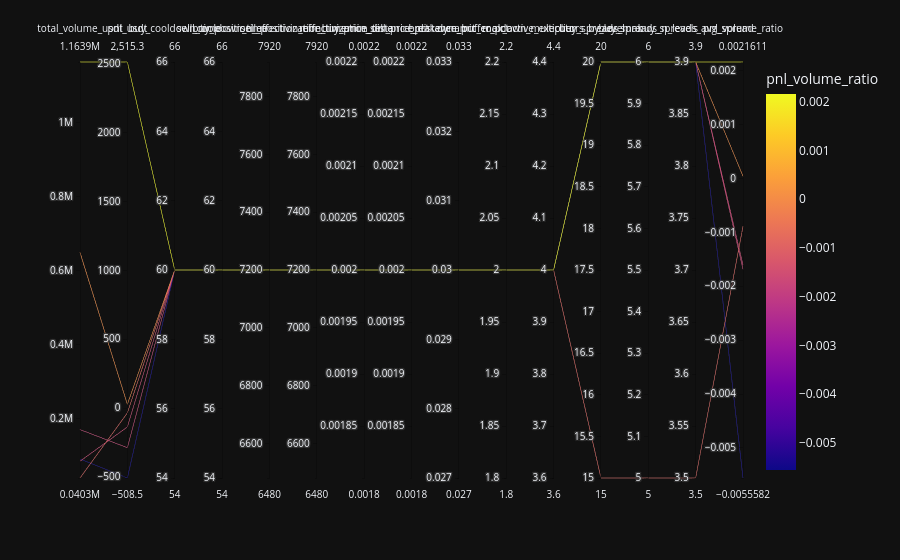

Notebook code cell kept with this figure:
### Code cell
controller_name = "pmm_mister"

plain_stats_df_filtered = plain_stats_df[plain_stats_df["controller_name"] == controller_name]
controller_columns = flatter(BASE_KEEP + [columns for dtype, columns in CONTROLLER_SPECIFIC_COLS[controller_name].items()])
controller_df = plain_stats_df_filtered[controller_columns].copy()
controller_df = controller_df.loc[:, ~controller_df.columns.duplicated(keep=False)]

for col in CONTROLLER_SPECIFIC_COLS[controller_name]["list"]:
    controller_df.loc[:, col + "_max"] = controller_df[col].apply(lambda x: max(x))
    controller_df.loc[:, col + "_n_levels"] = controller_df[col].apply(lambda x: len(x))
    controller_df.loc[:, col + "_avg_spread"] = controller_df[col].apply(lambda x: float(np.nanmean(np.diff(x))))
    controller_df.drop(columns=[col], inplace=True)

for col in CONTROLLER_SPECIFIC_COLS[controller_name]["float"]:
    controller_df[col] = controller_df[col].astype(float)

controller_df["pnl_volume_ratio"] = controller_df["pnl_usdt"] / controller_df["total_volume_usdt"]

fig = px.parallel_coordinates(controller_df, color="pnl_volume_ratio", dimensions=controller_df.columns)
fig.show()

### Figure 1 — Plotly figure (JSON) as saved in the notebook; plotly's stock layout.template omitted (floating-point values rounded to 4 significant figures)
{"data": [{"dimensions": [{"label": "total_volume_usdt", "values": [91490.0, 85590.0, 171000.0, 1164000.0, 649400.0, 40300.0]}, {"label": "pnl_usdt", "values": [-508.5, -137.6, -288.3, 2515.0, 27.0, -35.74]}, {"label": "buy_cooldown_time", "values": [60.0, 60.0, 60.0, 60.0, 60.0, 60.0]}, {"label": "sell_cooldown_time", "values": [60.0, 60.0, 60.0, 60.0, 60.0, 60.0]}, {"label": "buy_position_effectivization_time", "values": [7200.0, 7200.0, 7200.0, 7200.0, 7200.0, 7200.0]}, {"label": "sell_position_effectivization_time", "values": [7200.0, 7200.0, 7200.0, 7200.0, 7200.0, 7200.0]}, {"label": "min_buy_price_distance_pct", "values": [0.002, 0.002, 0.002, 0.002, 0.002, 0.002]}, {"label": "min_sell_price_distance_pct", "values": [0.002, 0.002, 0.002, 0.002, 0.002, 0.002]}, {"label": "breakeven_buffer_pct", "values": [0.03, 0.03, 0.03, 0.03, 0.03, 0.03]}, {"label": "dynamic_cooldown_multiplier", "values": [2.0, 2.0, 2.0, 2.0, 2.0, 2.0]}, {"label": "max_active_executors_by_level", "values": [4.0, 4.0, 4.0, 4.0, 4.0, 4.0]}, {"label": "buy_spreads_max", "values": [20.0, 20.0, 20.0, 20.0, 20.0, 15.0]}, {"label": "buy_spreads_n_levels", "values": [6, 6, 6, 6, 6, 5]}, {"label": "buy_spreads_avg_spread", "values": [3.9, 3.9, 3.9, 3.9, 3.9, 3.5]}, {"label": "pnl_volume_ratio", "values": [-0.005558, -0.001608, -0.001685, 0.002161, 4.157e-05, -0.0008868]}], "domain": {"x": [0.0, 1.0], "y": [0.0, 1.0]}, "line": {"color": [-0.005558, -0.001608, -0.001685, 0.002161, 4.157e-05, -0.0008868], "coloraxis": "coloraxis"}, "name": "", "type": "parcoords"}], "layout": {"coloraxis": {"colorbar": {"title": {"text": "pnl_volume_ratio"}}, "colorscale": [[0.0, "#0d0887"], [0.1111, "#46039f"], [0.2222, "#7201a8"], [0.3333, "#9c179e"], [0.4444, "#bd3786"], [0.5556, "#d8576b"], [0.6667, "#ed7953"], [0.7778, "#fb9f3a"], [0.8889, "#fdca26"], [1.0, "#f0f921"]]}, "legend": {"tracegroupgap": 0}, "margin": {"t": 60}}}
